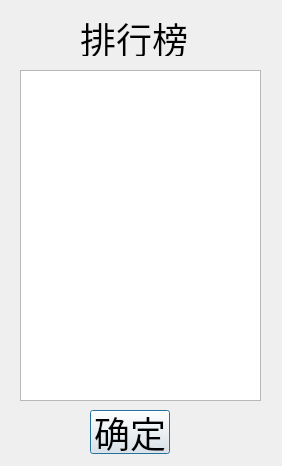
<?xml version="1.0" encoding="UTF-8"?>
<ui version="4.0">
 <class>listDialog</class>
 <widget class="QDialog" name="listDialog">
  <property name="geometry">
   <rect>
    <x>0</x>
    <y>0</y>
    <width>282</width>
    <height>466</height>
   </rect>
  </property>
  <property name="windowTitle">
   <string>Dialog</string>
  </property>
  <widget class="QPushButton" name="pushButton">
   <property name="geometry">
    <rect>
     <x>90</x>
     <y>410</y>
     <width>80</width>
     <height>44</height>
    </rect>
   </property>
   <property name="font">
    <font>
     <pointsize>27</pointsize>
    </font>
   </property>
   <property name="text">
    <string>确定</string>
   </property>
  </widget>
  <widget class="QLabel" name="label">
   <property name="geometry">
    <rect>
     <x>80</x>
     <y>20</y>
     <width>108</width>
     <height>36</height>
    </rect>
   </property>
   <property name="font">
    <font>
     <pointsize>27</pointsize>
    </font>
   </property>
   <property name="text">
    <string>排行榜</string>
   </property>
  </widget>
  <widget class="QTableView" name="tableView">
   <property name="geometry">
    <rect>
     <x>20</x>
     <y>70</y>
     <width>241</width>
     <height>331</height>
    </rect>
   </property>
  </widget>
 </widget>
 <resources/>
 <connections/>
</ui>
